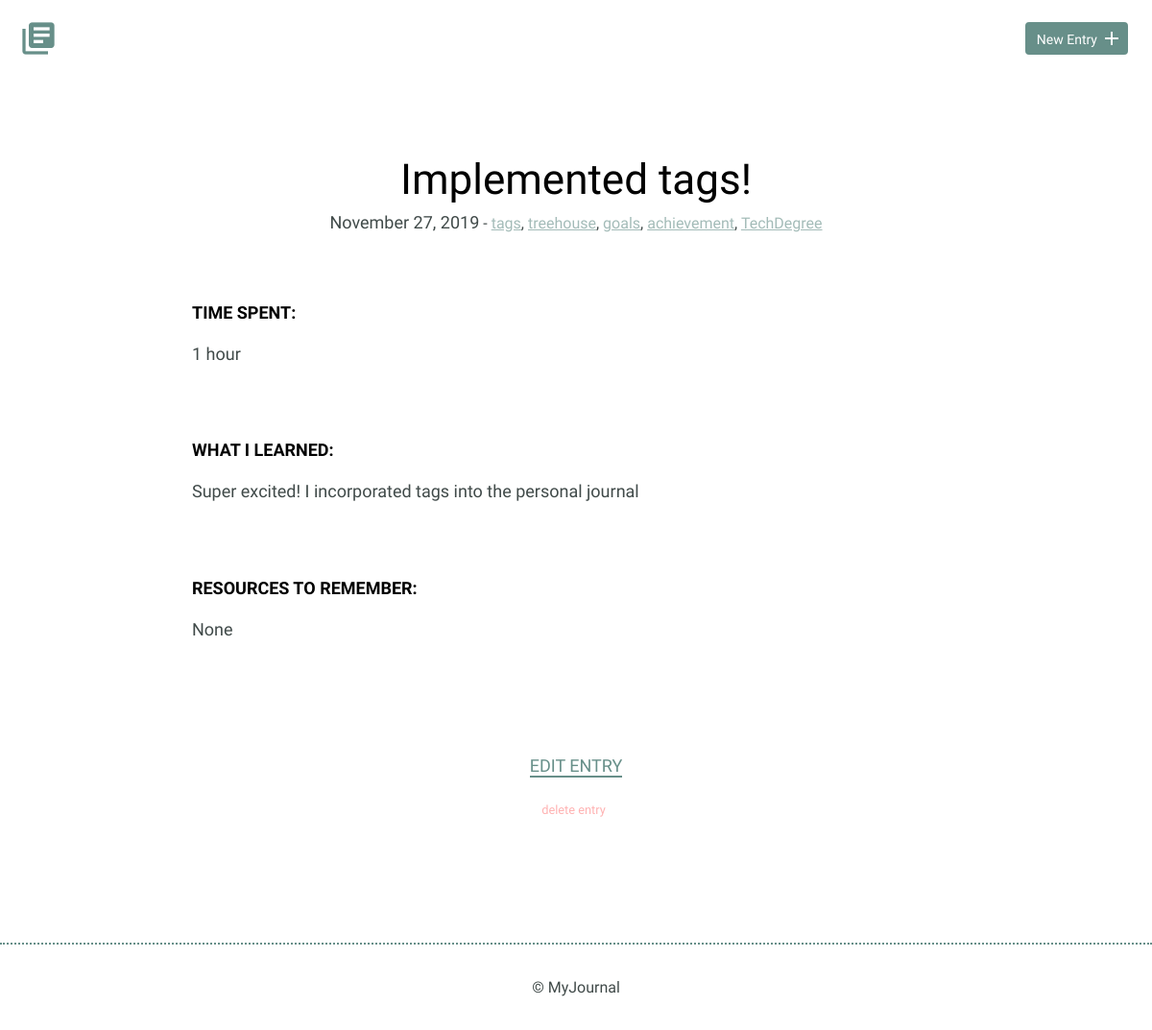
Screenshot of /detail.php?id=6 with the database file from the repository.
### tables this page shows
CREATE TABLE "entries" (
	"id"	INTEGER,
	"title"	TEXT,
	"date"	TEXT,
	"time_spent"	INTEGER,
	"learned"	BLOB,
	"resources"	BLOB,
	"tags"	BLOB,
	PRIMARY KEY("id")
);

### inc/functions.php (called while the page is built, shortened)
<?php
function get_tags($entry){
  $tags = [];
  $raw_tags = $entry['tags'];
  $exploded_tags = explode(',',$raw_tags);
  foreach ($exploded_tags as $exploded_tag){
    $tags[] = trim($exploded_tag);
  }
  return $tags;
}

### detail.php (the view, shortened to what this page needs)
<?php
include('./inc/functions.php');
if (isset($_GET['id'])){
  $id=filter_input(INPUT_GET,'id',FILTER_SANITIZE_NUMBER_INT);
}
try {
  $results = $db->prepare('SELECT * FROM entries WHERE id=?');
  $results->bindParam(1,$id,PDO::PARAM_INT);
  $results->execute();
  $entry = $results->fetch(PDO::FETCH_ASSOC);
} catch (Exception $e){
  echo $e->getMessage();
  die();
}
include('./inc/header.php');
?>
<section>
  <div class="container">
    <div class="entry-list single">
      <article>
        <h1><?= $entry['title']; ?></h1>
        <?php
        $vardate = explode('-',$entry['date']);
        $year = intval($vardate[0]);
        $month = date('F',mktime(0,0,0,intval($vardate[1])));
        $date = intval($vardate[2]);
        ?>
        <time datetime="<?= $entry['date'] ?>"><?= $month; ?> <?= $date ?>, <?= $year; ?></time>
        -
        <span>
          <?php
          $tags = get_tags($entry);
          $tags_output = [];
            foreach($tags as $tag){
              $tags_output[] = "<a href='index.php?tag=$tag'>$tag</a>";
            }
          echo implode(", ",$tags_output);;
          ?>
        </span>
        <div class="entry">
          <h3>Time Spent: </h3>
          <p><?= $entry['time_spent'] ?></p>
        </div>
        <div class="entry">
          <h3>What I Learned:</h3>
          <p><?= $entry['learned'] ?></p>
        </div>
        <div class="entry">
          <h3>Resources to Remember:</h3>
          <p>
          <?php
          if (!empty($entry['resources'])){
            echo $entry['resources'];
          } else {
            echo "None";
          }
          ?>
          </p>
        </div>
      </article>
    </div>
  </div>
  <div class="edit">
    <p><a href="entry.php?id=<?= $id ?>">Edit Entry</a></p>
    <form method="post" onsubmit="return confirm('Do you really want to delete this entry?');">
      <input id="delete-entry" type="submit" value="delete entry" />
    </form>
  </div>
</section>
<?php
include('./inc/footer.php');
?>

### css/site.css (style rules this page uses)
body { font-size: 16px; color: #404a49; font-family: "Cousine", serif; font-weight: 400; }
.container { margin: 0 auto; padding: 0 25px; }
h1, h2, h3 { margin: 0; font-weight: 400; line-height: 1em; color: #000; }
h1 { font-size: 44px; margin-bottom: 12px; text-align: center; }
h3 { font-size: 18px; font-family: "Work Sans", serif; font-weight: 600; text-transform: uppercase; }
p { line-height: 1.8em; font-size: 18px; }
p a { border-bottom: 2px solid #678f89; padding: 0; color: #678f89; text-decoration: none; }
.entry-list, .edit-entry, .new-entry { max-width: 800px; margin: 0 auto; padding: 70px 0 150px 0; }
.entry-list article { margin-bottom: 70px; text-align: center; }
.entry-list article:last-child { margin-bottom: 0; }
.entry-list article span a { color: #678f89; opacity: 0.6; }
.entry-list.single { padding-bottom: 70px; }
.entry-list.single time { font-size: 18px; }
.entry { max-width: 800px; margin: 75px auto 0 auto; text-align: left; }
.entry p { margin-bottom: 40px; }
.edit { padding-bottom: 80px; text-align: center; margin: 0 auto; font-size: 18px; }
.edit p { margin: 0; }
.edit p a { font-weight: 400; text-transform: uppercase; }
.edit form #delete-entry { background: none; border: 0; margin-top: 20px; font-size: 0.8rem; color: red; opacity: 0.3; }
form { margin-bottom: 50px; }
input[type=submit] { margin-right: 5px; }

### rows the page displays
entries: title "Implemented tags!", date "November", date "27", date "2019", time_spent "1 hour", learned "Super excited! I incorporated tags into the personal journal"

### other values shown
$tag "tags treehouse goals achievement TechDegree"
implode(", ",$tags_output) ", , , ,"
